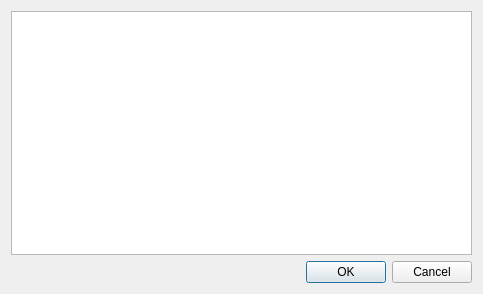
<?xml version="1.0" encoding="UTF-8"?>
<ui version="4.0">
 <class>KeyMatrixNameDlgClass</class>
 <widget class="QDialog" name="KeyMatrixNameDlgClass">
  <property name="geometry">
   <rect>
    <x>0</x>
    <y>0</y>
    <width>483</width>
    <height>294</height>
   </rect>
  </property>
  <property name="windowTitle">
   <string>KeyMatrixNameDlg</string>
  </property>
  <layout class="QVBoxLayout" name="verticalLayout">
   <item>
    <widget class="QTableWidget" name="tableWidget">
     <property name="selectionMode">
      <enum>QAbstractItemView::SingleSelection</enum>
     </property>
    </widget>
   </item>
   <item>
    <layout class="QHBoxLayout" name="horizontalLayout">
     <item>
      <spacer name="horizontalSpacer">
       <property name="orientation">
        <enum>Qt::Horizontal</enum>
       </property>
       <property name="sizeHint" stdset="0">
        <size>
         <width>40</width>
         <height>20</height>
        </size>
       </property>
      </spacer>
     </item>
     <item>
      <widget class="QPushButton" name="pushButton">
       <property name="text">
        <string>OK</string>
       </property>
      </widget>
     </item>
     <item>
      <widget class="QPushButton" name="pushButton_2">
       <property name="text">
        <string>Cancel</string>
       </property>
      </widget>
     </item>
    </layout>
   </item>
  </layout>
 </widget>
 <layoutdefault spacing="6" margin="11"/>
 <resources/>
 <connections>
  <connection>
   <sender>pushButton_2</sender>
   <signal>clicked()</signal>
   <receiver>KeyMatrixNameDlgClass</receiver>
   <slot>reject()</slot>
   <hints>
    <hint type="sourcelabel">
     <x>267</x>
     <y>328</y>
    </hint>
    <hint type="destinationlabel">
     <x>375</x>
     <y>347</y>
    </hint>
   </hints>
  </connection>
  <connection>
   <sender>pushButton</sender>
   <signal>clicked()</signal>
   <receiver>KeyMatrixNameDlgClass</receiver>
   <slot>accept()</slot>
   <hints>
    <hint type="sourcelabel">
     <x>84</x>
     <y>331</y>
    </hint>
    <hint type="destinationlabel">
     <x>146</x>
     <y>359</y>
    </hint>
   </hints>
  </connection>
 </connections>
</ui>
